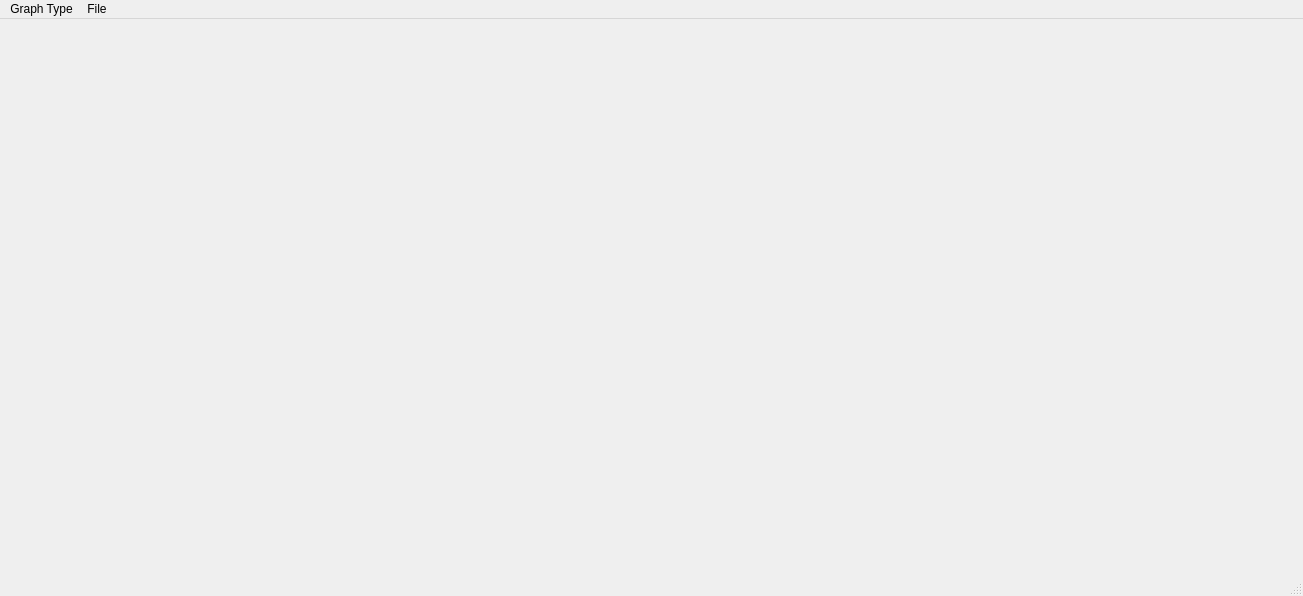
<?xml version="1.0" encoding="UTF-8"?>
<ui version="4.0">
 <class>MainWindow</class>
 <widget class="QMainWindow" name="MainWindow">
  <property name="geometry">
   <rect>
    <x>0</x>
    <y>0</y>
    <width>1303</width>
    <height>596</height>
   </rect>
  </property>
  <property name="windowTitle">
   <string>MainWindow</string>
  </property>
  <widget class="QWidget" name="centralwidget">
   <widget class="QFrame" name="horizontalFrame">
    <property name="geometry">
     <rect>
      <x>10</x>
      <y>10</y>
      <width>1291</width>
      <height>531</height>
     </rect>
    </property>
    <layout class="QHBoxLayout" name="horizontalLayout"/>
   </widget>
  </widget>
  <widget class="QMenuBar" name="menubar">
   <property name="geometry">
    <rect>
     <x>0</x>
     <y>0</y>
     <width>1303</width>
     <height>26</height>
    </rect>
   </property>
   <widget class="QMenu" name="menuGraph_Type">
    <property name="title">
     <string>Graph Type</string>
    </property>
    <addaction name="actionLine"/>
    <addaction name="actionScatterplot"/>
   </widget>
   <widget class="QMenu" name="menuExport">
    <property name="title">
     <string>File</string>
    </property>
    <addaction name="actionOpen"/>
    <addaction name="actionExport"/>
   </widget>
   <addaction name="menuGraph_Type"/>
   <addaction name="menuExport"/>
  </widget>
  <widget class="QStatusBar" name="statusbar"/>
  <action name="actionOpen">
   <property name="text">
    <string>Open</string>
   </property>
  </action>
  <action name="actionExport">
   <property name="text">
    <string>Export</string>
   </property>
  </action>
  <action name="actionLine">
   <property name="text">
    <string>Line</string>
   </property>
  </action>
  <action name="actionScatterplot">
   <property name="text">
    <string>Scatterplot</string>
   </property>
  </action>
 </widget>
 <resources/>
 <connections/>
</ui>
